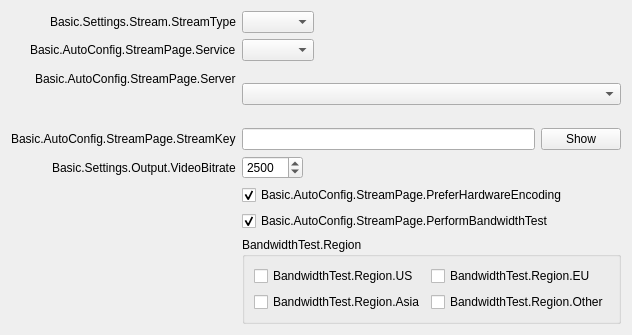
<?xml version="1.0" encoding="UTF-8"?>
<ui version="4.0">
 <class>AutoConfigStreamPage</class>
 <widget class="QWidget" name="AutoConfigStreamPage">
  <property name="geometry">
   <rect>
    <x>0</x>
    <y>0</y>
    <width>566</width>
    <height>335</height>
   </rect>
  </property>
  <property name="windowTitle">
   <string notr="true"/>
  </property>
  <layout class="QFormLayout" name="formLayout">
   <property name="fieldGrowthPolicy">
    <enum>QFormLayout::ExpandingFieldsGrow</enum>
   </property>
   <property name="labelAlignment">
    <set>Qt::AlignRight|Qt::AlignTop|Qt::AlignTrailing</set>
   </property>
   <item row="1" column="0">
    <widget class="QLabel" name="serviceLabel">
     <property name="text">
      <string>Basic.AutoConfig.StreamPage.Service</string>
     </property>
     <property name="buddy">
      <cstring>service</cstring>
     </property>
    </widget>
   </item>
   <item row="1" column="1">
    <widget class="QComboBox" name="service"/>
   </item>
   <item row="3" column="0">
    <widget class="QLabel" name="streamKeyLabel">
     <property name="text">
      <string>Basic.AutoConfig.StreamPage.StreamKey</string>
     </property>
     <property name="openExternalLinks">
      <bool>true</bool>
     </property>
     <property name="buddy">
      <cstring>key</cstring>
     </property>
    </widget>
   </item>
   <item row="3" column="1">
    <layout class="QHBoxLayout" name="horizontalLayout">
     <item>
      <widget class="QLineEdit" name="key">
       <property name="inputMask">
        <string notr="true"/>
       </property>
       <property name="text">
        <string notr="true"/>
       </property>
       <property name="echoMode">
        <enum>QLineEdit::Password</enum>
       </property>
      </widget>
     </item>
     <item>
      <widget class="QPushButton" name="show">
       <property name="text">
        <string>Show</string>
       </property>
      </widget>
     </item>
    </layout>
   </item>
   <item row="6" column="1">
    <widget class="QCheckBox" name="doBandwidthTest">
     <property name="text">
      <string>Basic.AutoConfig.StreamPage.PerformBandwidthTest</string>
     </property>
     <property name="checked">
      <bool>true</bool>
     </property>
    </widget>
   </item>
   <item row="5" column="1">
    <widget class="QCheckBox" name="preferHardware">
     <property name="toolTip">
      <string>Basic.AutoConfig.StreamPage.PreferHardwareEncoding.ToolTip</string>
     </property>
     <property name="text">
      <string>Basic.AutoConfig.StreamPage.PreferHardwareEncoding</string>
     </property>
     <property name="checked">
      <bool>true</bool>
     </property>
    </widget>
   </item>
   <item row="6" column="0">
    <spacer name="horizontalSpacer">
     <property name="orientation">
      <enum>Qt::Horizontal</enum>
     </property>
     <property name="sizeType">
      <enum>QSizePolicy::Fixed</enum>
     </property>
     <property name="sizeHint" stdset="0">
      <size>
       <width>90</width>
       <height>20</height>
      </size>
     </property>
    </spacer>
   </item>
   <item row="2" column="0">
    <widget class="QLabel" name="serverLabel">
     <property name="text">
      <string>Basic.AutoConfig.StreamPage.Server</string>
     </property>
    </widget>
   </item>
   <item row="0" column="0">
    <widget class="QLabel" name="label_3">
     <property name="text">
      <string>Basic.Settings.Stream.StreamType</string>
     </property>
    </widget>
   </item>
   <item row="0" column="1">
    <widget class="QComboBox" name="streamType"/>
   </item>
   <item row="2" column="1">
    <widget class="QStackedWidget" name="serverStackedWidget">
     <property name="currentIndex">
      <number>0</number>
     </property>
     <widget class="QWidget" name="servicePage">
      <layout class="QHBoxLayout" name="horizontalLayout_2">
       <property name="leftMargin">
        <number>0</number>
       </property>
       <property name="topMargin">
        <number>0</number>
       </property>
       <property name="rightMargin">
        <number>0</number>
       </property>
       <property name="bottomMargin">
        <number>0</number>
       </property>
       <item>
        <widget class="QComboBox" name="server"/>
       </item>
      </layout>
     </widget>
     <widget class="QWidget" name="customPage">
      <layout class="QHBoxLayout" name="horizontalLayout_3">
       <property name="leftMargin">
        <number>0</number>
       </property>
       <property name="topMargin">
        <number>0</number>
       </property>
       <property name="rightMargin">
        <number>0</number>
       </property>
       <property name="bottomMargin">
        <number>0</number>
       </property>
       <item>
        <widget class="QLineEdit" name="customServer"/>
       </item>
      </layout>
     </widget>
    </widget>
   </item>
   <item row="7" column="1">
    <widget class="QGroupBox" name="region">
     <property name="title">
      <string>BandwidthTest.Region</string>
     </property>
     <layout class="QGridLayout" name="gridLayout">
      <item row="2" column="0">
       <widget class="QCheckBox" name="regionAsia">
        <property name="text">
         <string>BandwidthTest.Region.Asia</string>
        </property>
       </widget>
      </item>
      <item row="0" column="0">
       <widget class="QCheckBox" name="regionUS">
        <property name="text">
         <string>BandwidthTest.Region.US</string>
        </property>
       </widget>
      </item>
      <item row="0" column="1">
       <widget class="QCheckBox" name="regionEU">
        <property name="text">
         <string>BandwidthTest.Region.EU</string>
        </property>
       </widget>
      </item>
      <item row="2" column="1">
       <widget class="QCheckBox" name="regionOther">
        <property name="text">
         <string>BandwidthTest.Region.Other</string>
        </property>
       </widget>
      </item>
     </layout>
    </widget>
   </item>
   <item row="4" column="1">
    <widget class="QSpinBox" name="bitrate">
     <property name="suffix">
      <string notr="true"/>
     </property>
     <property name="minimum">
      <number>500</number>
     </property>
     <property name="maximum">
      <number>10000</number>
     </property>
     <property name="value">
      <number>2500</number>
     </property>
    </widget>
   </item>
   <item row="4" column="0">
    <widget class="QLabel" name="bitrateLabel">
     <property name="text">
      <string>Basic.Settings.Output.VideoBitrate</string>
     </property>
     <property name="buddy">
      <cstring>bitrate</cstring>
     </property>
    </widget>
   </item>
  </layout>
 </widget>
 <tabstops>
  <tabstop>streamType</tabstop>
  <tabstop>service</tabstop>
  <tabstop>server</tabstop>
  <tabstop>customServer</tabstop>
  <tabstop>key</tabstop>
  <tabstop>show</tabstop>
  <tabstop>preferHardware</tabstop>
  <tabstop>doBandwidthTest</tabstop>
  <tabstop>regionUS</tabstop>
  <tabstop>regionEU</tabstop>
  <tabstop>regionAsia</tabstop>
  <tabstop>regionOther</tabstop>
 </tabstops>
 <resources/>
 <connections/>
</ui>
